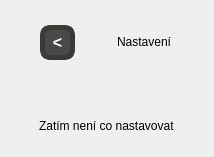
      <widget class="QWidget" name="Nastaveni">
       <property name="styleSheet">
        <string notr="true">#Nastaveni &gt; QWidget{

    background-color: #05C1FF;
    border-radius: 16px;

}</string>
       </property>
       <layout class="QGridLayout" name="gridLayout_2" rowstretch="1,6">
        <property name="leftMargin">
         <number>30</number>
        </property>
        <property name="topMargin">
         <number>15</number>
        </property>
        <property name="rightMargin">
         <number>30</number>
        </property>
        <property name="bottomMargin">
         <number>15</number>
        </property>
        <property name="spacing">
         <number>40</number>
        </property>
        <item row="0" column="0">
         <widget class="QWidget" name="widget_63" native="true">
          <layout class="QHBoxLayout" name="horizontalLayout" stretch="1,10">
           <property name="spacing">
            <number>40</number>
           </property>
           <property name="leftMargin">
            <number>10</number>
           </property>
           <property name="topMargin">
            <number>10</number>
           </property>
           <property name="rightMargin">
            <number>10</number>
           </property>
           <property name="bottomMargin">
            <number>10</number>
           </property>
           <item>
            <widget class="QPushButton" name="nastaveni_button_menu">
             <property name="minimumSize">
              <size>
               <width>35</width>
               <height>35</height>
              </size>
             </property>
             <property name="styleSheet">
              <string notr="true">QPushButton{
background-color:#494948;
color:white;
font-size: 16px;
font-weight:800;
border: 5px solid  #3a3a39;
border-radius: 10px;

}
QPushButton:hover{
font-weight:1600;
background-color:#3a3a39;


}

QPushButton:pressed {
font-weight:400;
background-color:#2c2c2b;


}</string>
             </property>
             <property name="text">
              <string>&lt;</string>
             </property>
            </widget>
           </item>
           <item alignment="Qt::AlignmentFlag::AlignHCenter|Qt::AlignmentFlag::AlignVCenter">
            <widget class="QLabel" name="label_7">
             <property name="styleSheet">
              <string notr="true">QLabel{
color:black	;
	
	font: 500 18pt &quot;Verdana&quot;;
}</string>
             </property>
             <property name="text">
              <string>Nastavení</string>
             </property>
            </widget>
           </item>
          </layout>
         </widget>
        </item>
        <item row="1" column="0">
         <widget class="QWidget" name="widget_64" native="true">
          <layout class="QGridLayout" name="gridLayout_23">
           <item row="0" column="0">
            <widget class="QLabel" name="label_23">
             <property name="text">
              <string>Zatím není co nastavovat</string>
             </property>
            </widget>
           </item>
          </layout>
         </widget>
        </item>
       </layout>
      </widget>
